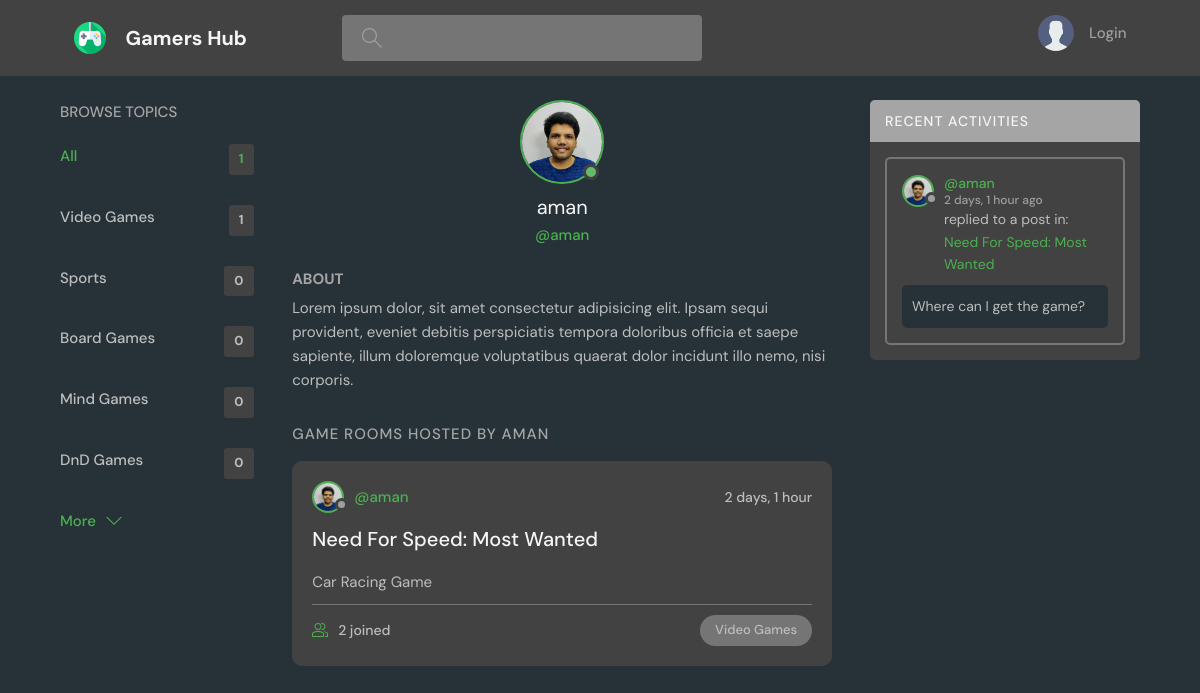
/user_profile/aman/, run on an earlier commit of the app's database.
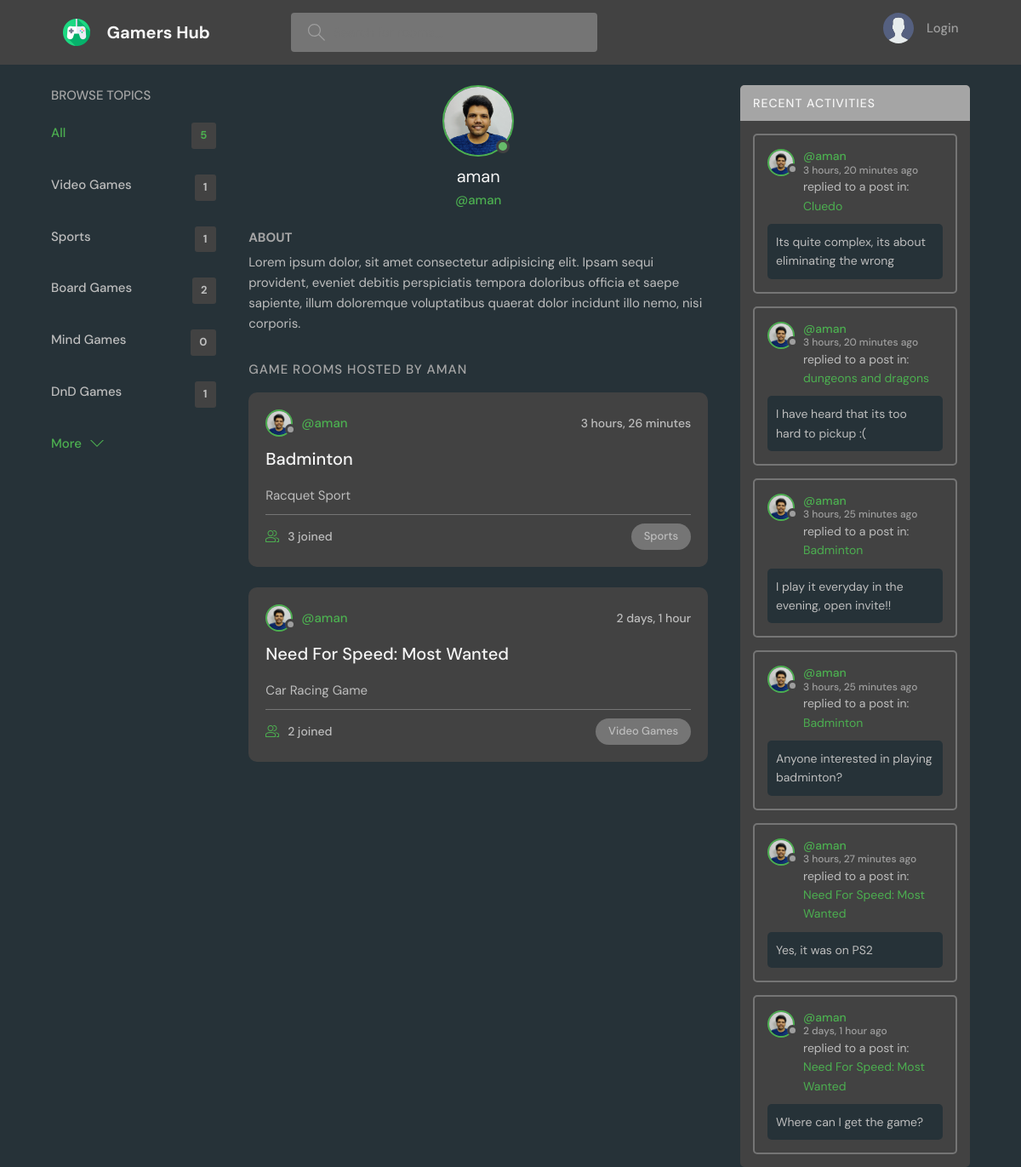
And on a later commit of the database.
### base/models.py (models this page shows)
class Topic(models.Model):
    name = models.CharField(max_length=200)
    def __str__(self):
        return self.name

class User(AbstractUser):
    name = models.CharField(max_length=200, null=True)
    email = models.EmailField(null=True, unique=True)
    bio = models.TextField(null=True)
    avatar = models.ImageField(null=True, default="avatar.svg")
    USERNAME_FIELD = 'email'
    REQUIRED_FIELDS = []

class Room(models.Model):
    host = models.ForeignKey(User, on_delete=models.SET_NULL, null=True)
    topic = models.ForeignKey(Topic, on_delete=models.SET_NULL, null=True)
    name = models.CharField(max_length=200)
    description = models.TextField(null=True, blank=True)
    participants = models.ManyToManyField(
        User, related_name='participants', blank=True)
    updated = models.DateTimeField(auto_now=True)
    created = models.DateTimeField(auto_now_add=True)
    class Meta:
        ordering = ['-updated', '-created']
    def __str__(self):
        return self.name

class Message(models.Model):
    user = models.ForeignKey(User, on_delete=models.CASCADE)
    room = models.ForeignKey(Room, on_delete=models.CASCADE)
    body = models.TextField()
    updated = models.DateTimeField(auto_now=True)
    created = models.DateTimeField(auto_now_add=True)
    class Meta:
        ordering = ['-updated', '-created']
    def __str__(self):
        return self.body[0:50]

### base/views.py (the view)
# urls.py: path('user_profile/<str:pk>/', views.userProfile, name="userProfile_name"),
def userProfile(request, pk):
    curUser=User.objects.get(username=pk)
    curUser_messages=curUser.message_set.all().order_by('-created')
    curUser_rooms=curUser.room_set.all()
    topics=Topic.objects.filter()
    context={'curUser':curUser, 'allMessages':curUser_messages, 'rooms':curUser_rooms, 'topics':topics, 'rooms_count':Room.objects.filter().count()}
    return render(request, 'base/user_profile.html', context)

### base/templates/base/user_profile.html (shortened to what this page needs)
{% extends 'main.html' %}
{% block content %}
<main class="profile-page layout layout--3">
  <div class="container">
    {% include 'base/topicsComponent.html' %}
    <div class="roomList">
      <div class="profile">
        <div class="profile__avatar">
          <div class="avatar avatar--large active">
            <img src="{{curUser.avatar.url}}" />
          </div>
        </div>
        <div class="profile__info">
          <h3>{{curUser.username}}</h3>
          <p>@{{curUser.username}}</p>
        </div>
        <div class="profile__about">
          <h3>About</h3>
          <p>
            Lorem ipsum dolor, sit amet consectetur adipisicing elit. Ipsam sequi provident, eveniet debitis perspiciatis tempora doloribus officia et saepe sapiente, illum doloremque voluptatibus quaerat dolor incidunt illo nemo, nisi corporis.
          </p>
        </div>
      </div>
      <div class="roomList__header">
        <div>
          <h2>Game Rooms Hosted by {{curUser.username}}</a>
          </h2>
        </div>
      </div>
      {% include 'base/feedComponent.html' %}
    </div>
    <div class="activities">
      <div class="activities__header">
        <h2>Recent Activities</h2>
      </div>
      {% include 'base/activityComponent.html' %}
    </div>
  </div>
</main>
{% endblock content %}

### templates/main.html (shortened to what this page needs)
<!DOCTYPE html>
{% load static %}
<html lang="en">
    <head>
        <link rel="stylesheet" href="{% static 'styles/style.css' %}" />
    </head>
    <body>
        {% include 'navbar.html' %}
        {% block content %}
        {% endblock content %}
    <body/>
</html>

### templates/navbar.html (shortened to what this page needs)
{% load static %}
<header class="header header--loggedIn">
  <div class="container">
    <a href="{% url 'home_name' %}" class="header__logo">
      <img src="{% static 'images/logo.png' %}" />
      <h1>Gamers Hub</h1>
    </a>
    <form class="header__search" action="{% url 'home_name' %}" method="GET">
      <label>
        <input type="text" name="query" placeholder="Search for rooms..." />
      </label>
    </form>
    <nav class="header__menu">
      {% if request.user.is_authenticated %}
        <div class="header__user">
          <a href="{% url 'userProfile_name' user.username %}">
            <div class="avatar avatar--medium active">
              <img src="{{request.user.avatar.url}}" />
            </div>
            <p>{{request.user.username}} <span>@{{request.user.username}}</span></p>
          </a>
          <button class="dropdown-button">
            <svg version="1.1" xmlns="http://www.w3.org/2000/svg" width="32" height="32" viewBox="0 0 32 32">
              <title>chevron-down</title>
              <path d="M16 21l-13-13h-3l16 16 16-16h-3l-13 13z"></path>
            </svg>
          </button>
        </div>
      {% else %}
        <a href="{% url 'login_name' %}">
          <img src="{% static 'images/avatar.svg' %}" />
          <p>Login</p>
        </a>
      {% endif %}
    </nav>
  </div>
</header>

### base/templates/base/topicsComponent.html
<div class="topics">
    <div class="topics__header">
      <h2>Browse Topics</h2>
    </div>
    <ul class="topics__list">
      <li>
        <a href="{% url 'home_name' %}" class="active">All <span>{{rooms_count}}</span></a>
      </li>
      {% for topic in topics %}
      <li>
        <a href="{% url 'home_name' %}?query={{topic.name}}">{{topic.name}}<span>{{topic.room_set.all.count}}</span></a>
      </li>
      {% endfor %}
    </ul>
    <a class="btn btn--link" href="{% url 'topics_name' %}">
      More
      <svg version="1.1" xmlns="http://www.w3.org/2000/svg" width="32" height="32" viewBox="0 0 32 32">
        <title>chevron-down</title>
        <path d="M16 21l-13-13h-3l16 16 16-16h-3l-13 13z"></path>
      </svg>
    </a>
  </div>

### base/templates/base/feedComponent.html (shortened to what this page needs)
{% for room in rooms %}
<div class="roomListRoom">
    <div class="roomListRoom__header">
    <a href="{% url 'userProfile_name' room.host.username %}" class="roomListRoom__author">
        <div class="avatar avatar--small">
        <img src="{{room.host.avatar.url}}" />
        </div>
        <span>@{{room.host.username}}</span>
    </a>
    <div class="roomListRoom__actions">
        <span>{{room.created|timesince}}</span>
    </div>
    </div>
    <div class="roomListRoom__content">
    <a href="{% url 'room_name' room.id %}">{{room.name}}</a>
    <p>{{room.description}}</p>
    </div>
    <div class="roomListRoom__meta">
    <a href="{% url 'room_name' room.id %}" class="roomListRoom__joined">
        {{room.participants.count}} joined
    </a>
    <p class="roomListRoom__topic">{{room.topic}}</p>
    </div>
</div>
{% endfor %}

### base/templates/base/activityComponent.html (shortened to what this page needs)
{% for message in allMessages %}
<div class="activities__box">
    <div class="activities__boxHeader roomListRoom__header">
      <a href="{% url 'userProfile_name' message.user.username %}" class="roomListRoom__author">
        <div class="avatar avatar--small">
          <img src="{{message.user.avatar.url}}" />
        </div>
        <p>
          @{{message.user.username}}
          <span>{{message.created|timesince}} ago</span>
        </p>
      </a>
    </div>
    <div class="activities__boxContent">
      <p>replied to a post in: <a href="{% url 'room_name' message.room.id %}">{{message.room}}</a></p>
      <div class="activities__boxRoomContent">
        {{message}}
      </div>
    </div>
  </div>
{% endfor %}

What changed in the data, as far as the page shows it:
computed for Topic "Sports": room_set.all.count "0" → "1"
computed for Topic "Board Games": room_set.all.count "0" → "2"
computed for Topic "DnD Games": room_set.all.count "0" → "1"
added Room: host.avatar (picture), host.username "aman", created "3 hours, 26 minutes", name "Badminton", description "Racquet Sport", participants.count "3", topic "Sports"
added Message: user.avatar (picture), user.username "aman", created "3 hours, 20 minutes", room "Cluedo", body "Its quite complex, its about eliminating the wrong"
added Message: user.avatar (picture), user.username "aman", created "3 hours, 20 minutes", room "dungeons and dragons", body "I have heard that its too hard to pickup :("
added Message: user.avatar (picture), user.username "aman", created "3 hours, 25 minutes", room "Badminton", body "I play it everyday in the evening, open invite!!"
added Message: user.avatar (picture), user.username "aman", created "3 hours, 25 minutes", room "Badminton", body "Anyone interested in playing badminton?"
added Message: user.avatar (picture), user.username "aman", created "3 hours, 27 minutes", room "Need For Speed: Most Wanted", body "Yes, it was on PS2"
Also different on the page:
{{ rooms_count }}: "1" → "5"
